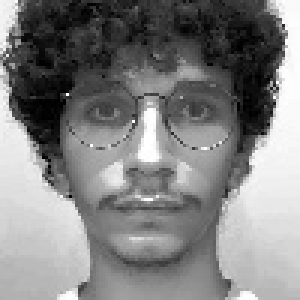
#> input picture dataset_padronizado/pessoa1/img01.jpg, 100 x 100 px, found by its file name (shown 3 times larger); its folder holds only this picture in this run
$ python main.py
#> lines starting #> are read from the running program, lines starting #| are printed output that depends on the picture
### datasets.py
# datasets.py
import numpy as np
import cv2
import os
from sklearn.datasets import fetch_olivetti_faces

# [6 lines left out: function load_olivetti, not called in this run]


def load_from_folder(folder_path, img_size=(64, 64)):
    imgs = []
    for fname in os.listdir(folder_path):
        path = os.path.join(folder_path, fname)
        img = cv2.imread(path, cv2.IMREAD_GRAYSCALE)
        if img is None:
            continue

        img = cv2.resize(img, img_size)
        img = img.astype(np.float32) / 255.0
        imgs.append(img)

    imgs = np.array(imgs)
    flat = imgs.reshape(len(imgs), -1)
    return imgs, flat, img_size


def carregar_dataset(origin="olivetti", folder_path=None, img_size=(64, 64)):
    """
    origin = "olivetti"  usa fetch_olivetti_faces()
    origin = "folder"    carrega imagens de uma pasta
    """
    if origin == "olivetti":
        return load_olivetti()

    elif origin == "folder":
        if folder_path is None:
            raise ValueError("Você precisa passar folder_path para origin='folder'.")
        return load_from_folder(folder_path, img_size)
#> in load_from_folder, img is the input picture: shape (100, 100); min 0, max 255, mean 128.8
#> in load_from_folder, `img = cv2.resize(img, img_size)`:
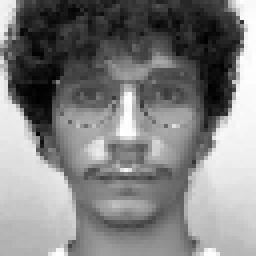
#> img: shape (64, 64) (shown 4 times larger); min 0, max 255, mean 128.6

    else:
        raise ValueError("origin deve ser 'olivetti' ou 'folder'.")

### preprocess.py
# preprocess.py
import numpy as np

def preprocessar(images):
    """
    Recebe images com shape (n, H, W)
    Retorna:
    - X_centralizado
    - media
    - shape original (H, W)
    """
    n, H, W = images.shape

    X = images.reshape(n, H * W)

    media = np.mean(X, axis=0)
    X_centralizado = X - media

    return X_centralizado, media, (H, W)

### eigenfaces.py
# eigenfaces.py
import numpy as np
import matplotlib.pyplot as plt

def calcular_pca(X_centralizado):
    """
    Recebe X centralizado (n_imagens, n_pixels)
    Retorna:
    - autovetores (eigenfaces)
    - autovalores
    """

    # método mais eficiente: PCA via covariância reduzida
    # C = X X^T  (ao invés de X^T X)
    C = np.dot(X_centralizado, X_centralizado.T)

    print("Calculando autovalores/autovetores...")
    autovalores, autovetores_reduzidos = np.linalg.eigh(C)

    # ordenar em ordem decrescente
    idx = np.argsort(autovalores)[::-1]
    autovalores = autovalores[idx]
    autovetores_reduzidos = autovetores_reduzidos[:, idx]

    # converter autovetores reduzidos para eigenfaces
    eigenfaces = np.dot(X_centralizado.T, autovetores_reduzidos)

    # normalização: cada eigenface deve ter norma 1
    eigenfaces = eigenfaces / np.linalg.norm(eigenfaces, axis=0)

    return eigenfaces, autovalores


# [113 lines left out: functions projetar_imagem, reconstruir_imagem, variancia_explicada, gerar_face_sintetica, gerar_varias_faces, interpolar_entre_faces and 1 more, not called in this run]

### main.py
from datasets import carregar_dataset
from preprocess import preprocessar
from eigenfaces import calcular_pca, projetar_imagem, reconstruir_imagem, gerar_face_sintetica, interpolar_entre_faces, plot_erro_reconstrucao_por_k
import matplotlib.pyplot as plt
import numpy as np

def plotar_eigenfaces(eigenfaces, shape, n=None):
    """
    Plota as eigenfaces do dataset.

    eigenfaces: matriz (d, m) sendo cada coluna uma eigenface.
    n: quantidade de eigenfaces a exibir (default = todas)
    """
    H, W = shape
    total = eigenfaces.shape[1]

    if n is None or n > total:
        n = total

    cols = 10
    rows = int(np.ceil(n / cols))

    plt.figure(figsize=(12, 1.2 * rows))

    for i in range(n):
        plt.subplot(rows, cols, i + 1)
        face = eigenfaces[:, i].reshape(H, W)
        plt.imshow(face, cmap="gray")
        plt.title(f"PC {i+1}")
        plt.axis("off")

    plt.suptitle("Eigenfaces", fontsize=16)
    plt.tight_layout()
    plt.show()

def plotar_face_media(media, shape):
    """
    Plota a face média (mean face) do dataset.
    """
    H, W = shape
    mean_img = media.reshape(H, W)

    plt.figure(figsize=(4, 4))
    plt.imshow(mean_img, cmap="gray")
    plt.title("Mean Face (Face Média)")
    plt.axis("off")
    plt.show()


# escolha do dataset
# images, X_flat, shape = carregar_dataset("olivetti")
images, X_flat, shape = carregar_dataset("folder", folder_path="dataset_padronizado\pessoa1")
#> shape = (64, 64)

# pré-processamento
Xc, media, shape = preprocessar(images)
#> in preprocessar, `media = np.mean(X, axis=0)`: media = 4096 values, max 1 at index 2015, min 0 at index 1354, mean 0.504

# PCA / Eigenfaces
eigenfaces, autovalores = calcular_pca(Xc)
#> in calcular_pca, `C = np.dot(X_centralizado, X_centralizado.T)`: C = [0]
#> in calcular_pca, `autovalores, autovetores_reduzidos = np.linalg.eigh(C)`: autovetores_reduzidos = [1]
#> in calcular_pca, `idx = np.argsort(autovalores)[::-1]`: idx = [0]
#> in calcular_pca, `eigenfaces = np.dot(X_centralizado.T, autovetores_reduzidos)`: eigenfaces = 4096 values from 0 to 0
#> autovalores = [0]

# escolher número de componentes
k = 20

plotar_eigenfaces(eigenfaces,shape)
#> in plotar_eigenfaces, `H, W = shape`: H = 64

"""
# projetar 1 imagem
i = 31
w = projetar_imagem(X_flat[i], media, eigenfaces, k)

# reconstruir
rec = reconstruir_imagem(w, media, eigenfaces, k)
rec_img = rec.reshape(shape)

# visualizar
plt.subplot(1,2,1)
plt.imshow(images[i], cmap="gray")
plt.title("Original")
plt.axis("off")

plt.subplot(1,2,2)
plt.imshow(rec_img, cmap="gray")
plt.title(f"Reconstrução (k={k})")
plt.axis("off")

plt.show()

erros = plot_erro_reconstrucao_por_k(X_flat, media, eigenfaces, shape, idx_img=i)
#"""

"""
# gerar 1 rosto sintético
face_flat = gerar_face_sintetica(media, eigenfaces, autovalores, k)
face_img = face_flat.reshape(shape)

plt.imshow(face_img, cmap="gray")
plt.title("Face Sintética Gerada")
plt.axis("off")
plt.show()
"""

"""
# escolher duas imagens do dataset
A_id = 36
B_id = 49

A = X_flat[A_id]
B = X_flat[B_id]
A_img = images[A_id]
B_img = images[B_id]


# gerar interpolação
interps = interpolar_entre_faces(A, B, media, eigenfaces, k, n_passos=9)

# visualizar

plt.figure(figsize=(6, 3))
plt.subplot(1, 2, 1)
plt.title("Imagem A (inicial)")
plt.imshow(A_img, cmap="gray")
plt.axis("off")

plt.subplot(1, 2, 2)
plt.title("Imagem B (final)")
plt.imshow(B_img, cmap="gray")
plt.axis("off")

plt.figure(figsize=(12, 2))
for i in range(len(interps)):
    plt.subplot(1, len(interps), i+1)
    plt.imshow(interps[i].reshape(shape), cmap="gray")
    plt.axis("off")
    plt.title(f"t={i/(len(interps)-1):.2f}")
plt.tight_layout()
plt.show()
"""


"""

# interpolação diferenciada (somando a imagem A projetada nos PCA 1 até k/2 com imagem B nos PCA k/2 até k)

# projetar 1 imagem
A_id = 6
wA = projetar_imagem(X_flat[A_id], media, eigenfaces, round(k/2))
wA2 = np.pad(wA, (0,round(k/2)), mode='constant', constant_values=0)

B_id = 0
wB1 = projetar_imagem(X_flat[B_id], media, eigenfaces, k)
wB2 = projetar_imagem(X_flat[B_id], media, eigenfaces, round(k/2))
wB22 = np.pad(wB2, (0,round(k/2)), mode='constant', constant_values=0)
wB = wB1 - wB22

w = wA2 + wB

# reconstruir
rec = reconstruir_imagem(w, media, eigenfaces, k)
rec_img = rec.reshape(shape)


# visualizar
plt.figure(figsize=(6, 3))
plt.subplot(1, 2, 1)
plt.title("Imagem A")
plt.imshow(images[A_id], cmap="gray")
plt.axis("off")

plt.subplot(1, 2, 2)
plt.title("Imagem B")
plt.imshow(images[B_id], cmap="gray")
plt.axis("off")

plt.figure(figsize=(4, 3))
plt.imshow(rec_img, cmap="gray")
plt.title(f"Reconstrução (k={k})")
plt.axis("off")

plt.show()
"""

$ run again, on dataset_padronizado/pessoa1/img06.jpg
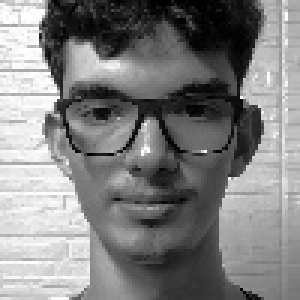
#> input picture dataset_padronizado/pessoa1/img06.jpg, 100 x 100 px, found by its file name (shown 3 times larger)
#> in load_from_folder, img is the input picture: shape (100, 100); min 0, max 255, mean 128.6
#> in load_from_folder, `img = cv2.resize(img, img_size)`:
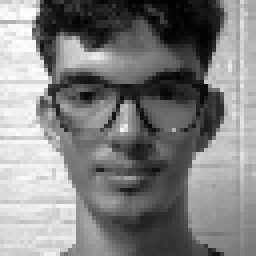
#> img: shape (64, 64) (shown 4 times larger); min 0, max 255, mean 128.7
#> shape = (64, 64)
#> in preprocessar, `media = np.mean(X, axis=0)`: media = 4096 values, max 1 at index 1227, min 0 at index 34, mean 0.505
#> C = [0]
#> in calcular_pca, `autovalores, autovetores_reduzidos = np.linalg.eigh(C)`: autovetores_reduzidos = [1]
#> idx = [0]
#> eigenfaces = 4096 values from 0 to 0
#> `eigenfaces, autovalores = calcular_pca(Xc)`: autovalores = [0]
#> in plotar_eigenfaces, `H, W = shape`: H = 64
